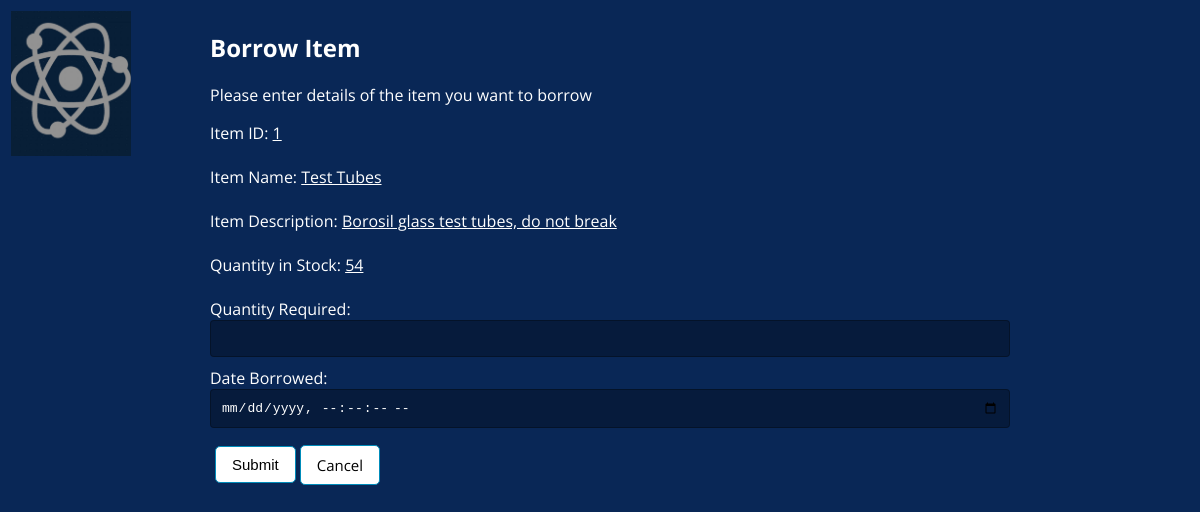
Screenshot of /student_borrow_item.php?id=1 (signed in) with the database file from the repository.
### tables this page shows
CREATE TABLE `inventory` (
  `item_id` int(10) NOT NULL,
  `item_name` text NOT NULL,
  `item_qty` int(11) NOT NULL,
  `item_instock` int(11) NOT NULL,
  `item_desc` text NOT NULL,
  `item_auth` int(11) NOT NULL
);

### student_borrow_item.php (the view, shortened to what this page needs)
<!DOCTYPE html>
<html lang="en">
<head>
    <link rel="stylesheet" type="text/css" href="css/style.css" />
</head>
<body>
<?php
$item_id = $_GET['id'];
require_once "connection.php";
$sql = "SELECT * FROM inventory where item_id = '" . $item_id . "'";
	if($result = mysqli_query($link, $sql)){
        	if(mysqli_num_rows($result) > 0){
			$row = mysqli_fetch_array($result);
           	} else{
                	echo '<div><em>No records were found.</em></div>';
             	}
    	} else{
    		echo "Oops! Something went wrong. Please try again later.";
  	    }
?>
<table  style="width:90%">
	<tr>
		<td style="width:1%; vertical-align: top;>
			<a href="http://www.google.com"><img width="120" height="145" src="images/school-logo.png" /> </a>
		</td>
		<td style="left-align">
		<div class="wrapper">
                    <h2>Borrow Item</h2>
                    <p>Please enter details of the item you want to borrow</p>
                    <form action="<?php echo htmlspecialchars(basename($_SERVER['REQUEST_URI'])); ?>" method="post">
                            <label>Item ID: <u><?php echo $row['item_id']; ?></u> </label>
			    <BR><BR>
                            <label>Item Name: <u><?php echo $row['item_name']; ?></u> </label>
		     	    <BR><BR>
                            <label>Item Description: <u><?php echo $row['item_desc']; ?></u> </label>
		     	    <BR><BR>
			    <label>Quantity in Stock: <u><?php echo $row['item_instock']; ?></u> </label>
			    <BR><BR>
                            <label>Quantity Required:  </label>
			    <BR>
                            <input type="number" name="qty_borr" required min="1">
			    <BR>
                            <label>Date Borrowed: </label>
                            <input type="datetime-local" step ="1" name="date_borr" required>
			    <BR>
			<table>
				<tr>
					<td>
		                        	<input type="submit" class="btn btn1" value="Submit">
					</td>
					<td>
                        			<a href="student_borrow.php" class="btn btn1">Cancel</a>
					</td>
				</tr>
			</table>
                    </form>
	    	</div>
		</td>
	</tr>
</table>
</body>
</html>

### css/style.css (style rules this page uses)
.btn { background-color: #008CBA; border: none; color: white; padding: 16px 32px; text-align: center; text-decoration: none; display: inline-block; font-size: 16px; margin: 4px 2px; transition-duration: 0.4s; cursor: pointer; }
.btn1 { background-color: white; color: black; border: 1px solid #008CBA; width: 100%; display:block; padding: 9px 14px; font-size: 15px; border-radius: 5px; }
* { box-sizing:border-box; }
html { width: 100%; height:100%; }
body { width: 100%; height:100%; font-family: 'Open Sans', sans-serif; background: #092756; }
input { width: 100%; margin-bottom: 10px; background: rgba(0,0,0,0.3); outline: none; padding: 10px; font-size: 13px; color: #fff; border: 1px solid rgba(0,0,0,0.3); border-radius: 4px; }
.wrapper { width: 800px; margin: 0 auto; color: #fff; }
a { color: white; }

### rows the page displays
inventory: item_id "1", item_name "Test Tubes", item_desc "Borosil glass test tubes, do not break", item_instock "54"
